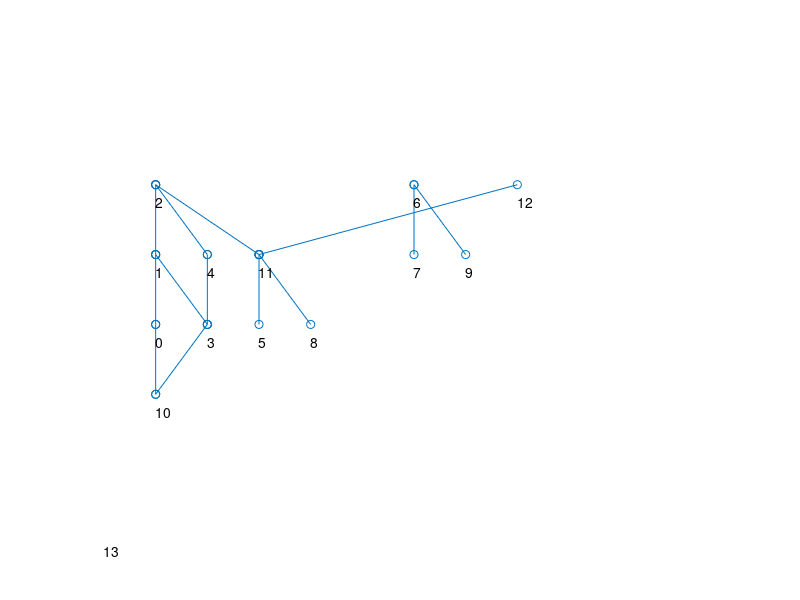

This chart was generated by the following MATLAB code:
A = [0 1 0 0 0 0 0 0 0 0 0 0 0 0 ; 0 0 1 0 0 0 0 0 0 0 0 0 0 0 ; 0 0 0 0 0 0 0 0 0 0 0 0 0 0 ; 0 1 0 0 1 0 0 0 0 0 0 0 0 0 ; 0 0 1 0 0 0 0 0 0 0 0 0 0 0 ; 0 0 0 0 0 0 0 0 0 0 0 1 0 0 ; 0 0 0 0 0 0 0 0 0 0 0 0 0 0 ; 0 0 0 0 0 0 1 0 0 0 0 0 0 0 ; 0 0 0 0 0 0 0 0 0 0 0 1 0 0 ; 0 0 0 0 0 0 1 0 0 0 0 0 0 0 ; 1 0 0 1 0 0 0 0 0 0 0 0 0 0 ; 0 0 1 0 0 0 0 0 0 0 0 0 1 0 ; 0 0 0 0 0 0 0 0 0 0 0 0 0 0 ; 0 0 0 0 0 0 0 0 0 0 0 0 0 0 ; ];
cla
subplot(1,1,1);
gplot(A,[0 2;0 3;0 4;1 2;1 3;2 2;5 4;5 3;3 2;6 3;0 1;2 3;7 4;-1 -1;],'-o');
text([0 0 0 1 1 2 5 5 3 6 0 2 7 -1 ],[1.75 2.75 3.75 1.75 2.75 1.75 3.75 2.75 1.75 2.75 0.75 2.75 3.75 -1.25 ],{'0','1','2','3','4','5','6','7','8','9','10','11','12','13',});
axis([-1 11 -1 6],'off')